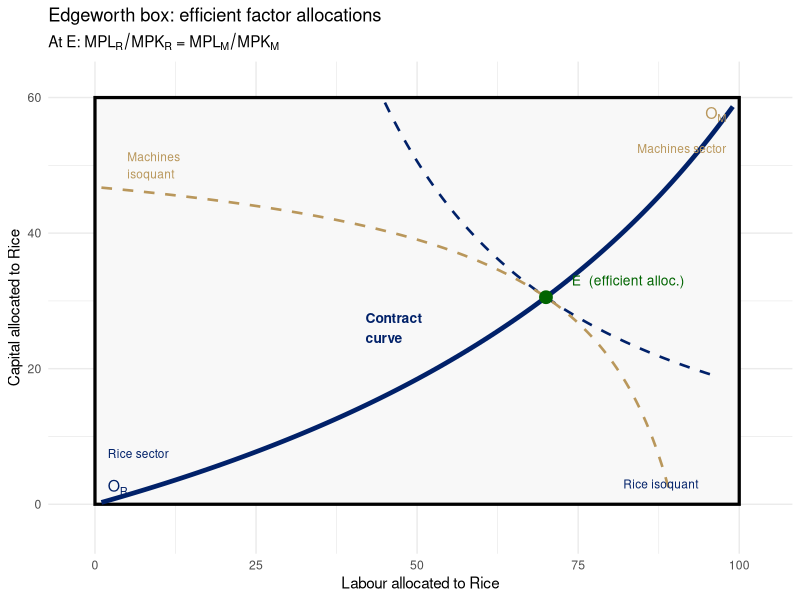
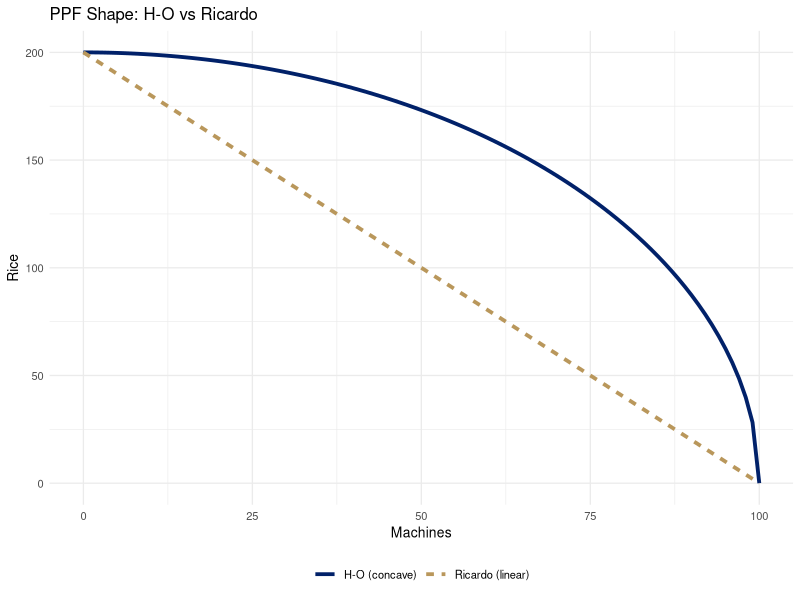
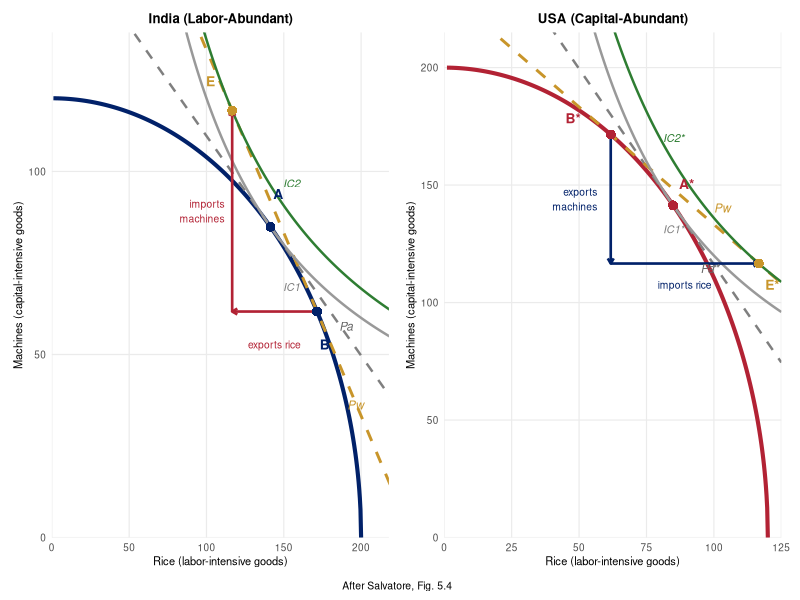
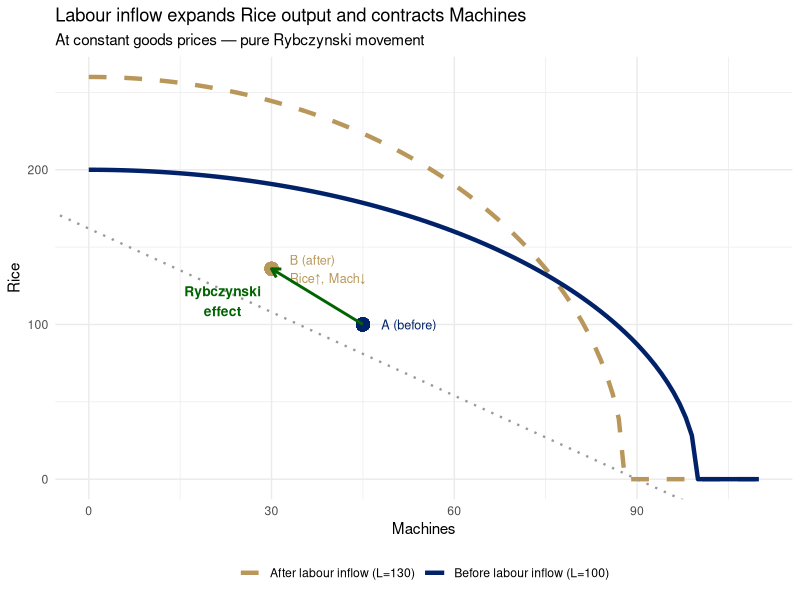
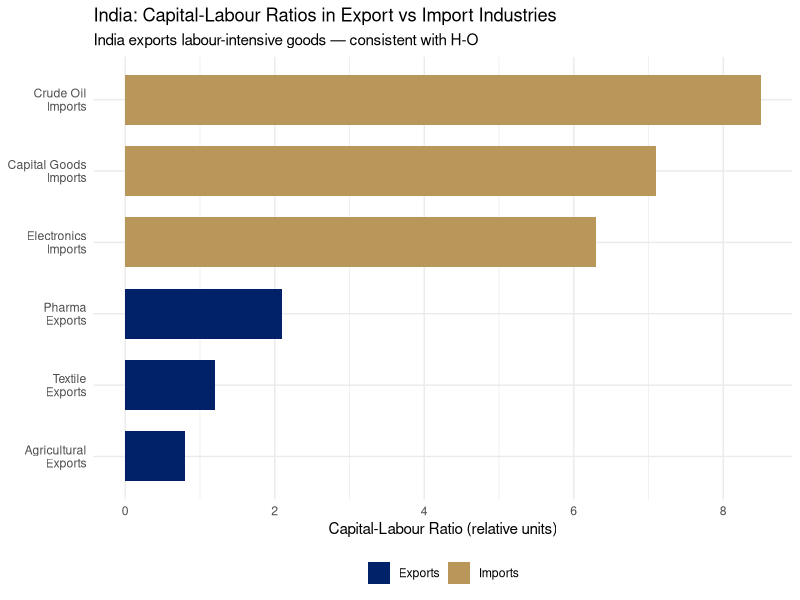
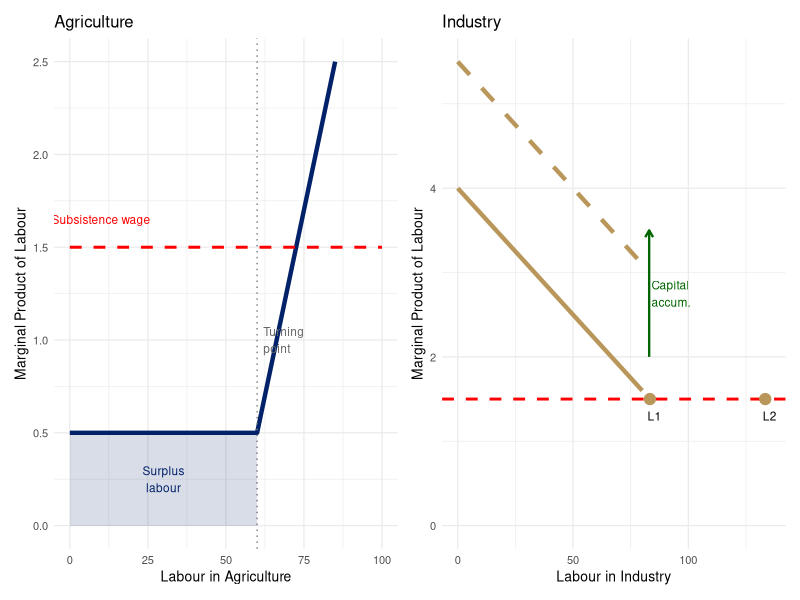

Write the R code that produced these figures, in order.
## ---- chunk 1
#| label: setup
#| include: false
library(ggplot2)
library(patchwork)
library(dplyr)
library(scales)
options(scipen=999)
theme_set(theme_minimal(base_size=11))
knitr::opts_chunk$set(echo = knitr::is_html_output())
## ---- chunk 2
#| label: fig-edgeworth
#| fig-cap: "Edgeworth Box: Efficient Factor Allocation Between Rice and Machines\nSource: Author's illustration."
#| fig-width: 7
#| fig-height: 5
library(ggplot2)

# Box: total Labour = 100, total Capital = 60
# Rice:     Q_R = L_R^0.6 * K_R^0.4  (labour-intensive)
# Machines: Q_M = L_M^0.4 * K_M^0.6  (capital-intensive)
# Contract curve from MRTS_R = MRTS_M:
#   (0.6/0.4)*(K_R/L_R) = (0.4/0.6)*(K_M/L_M)
#   =>  K_R = 240*L_R / (900 - 5*L_R)
L_cc <- seq(1, 99, by = 0.5)
K_cc <- 240 * L_cc / (900 - 5 * L_cc)

# Point E at L_R = 70: visually centred (70% of L-axis, ~51% of K-axis)
L_E <- 70
K_E <- 240 * L_E / (900 - 5 * L_E)   # = 16800/550 ≈ 30.5

# Rice isoquant through E
Q_R_E <- L_E^0.6 * K_E^0.4
iL_R  <- seq(45, 97, by = 0.5)
iK_R  <- (Q_R_E / iL_R^0.6)^(1 / 0.4)
df_R  <- subset(data.frame(L = iL_R, K = iK_R), K >= 0 & K <= 60)

# Machines isoquant through E (drawn in original coords)
# E in machine coords: L_M = 30, K_M ≈ 29.5
Q_M_E <- (100 - L_E)^0.4 * (60 - K_E)^0.6
iLM   <- seq(11, 99, by = 0.5)
iKM   <- (Q_M_E / iLM^0.4)^(1 / 0.6)
df_M  <- subset(data.frame(L = 100 - iLM, K = 60 - iKM),
                K >= 0 & K <= 60 & L >= 0 & L <= 100)

ggplot() +
  annotate("rect", xmin = 0, xmax = 100, ymin = 0, ymax = 60,
           fill = "#f8f8f8", color = "black", linewidth = 1.1) +
  # Isoquants
  geom_line(data = df_R, aes(x = L, y = K),
            color = "#012169", linewidth = 0.9, linetype = "dashed") +
  geom_line(data = df_M, aes(x = L, y = K),
            color = "#B9975B", linewidth = 0.9, linetype = "dashed") +
  # Contract curve
  geom_line(data = data.frame(L = L_cc, K = K_cc), aes(x = L, y = K),
            color = "#012169", linewidth = 1.6) +
  # Efficient allocation E
  geom_point(aes(x = L_E, y = K_E), size = 4, color = "darkgreen") +
  annotate("text", x = 74, y = 33, hjust = 0, size = 3.5,
           label = "E  (efficient alloc.)", color = "darkgreen") +
  # Rice origin
  annotate("text", x = 2, y = 2.5, hjust = 0, size = 4, fontface = "bold",
           label = "O[R]", parse = TRUE, color = "#012169") +
  annotate("text", x = 2, y = 7.5, hjust = 0, size = 3,
           label = "Rice sector", color = "#012169") +
  # Machines origin
  annotate("text", x = 98, y = 57.5, hjust = 1, size = 4, fontface = "bold",
           label = "O[M]", parse = TRUE, color = "#B9975B") +
  annotate("text", x = 98, y = 52.5, hjust = 1, size = 3,
           label = "Machines sector", color = "#B9975B") +
  # Isoquant labels
  annotate("text", x = 82, y = 3, hjust = 0, size = 3,
           label = "Rice isoquant", color = "#012169") +
  annotate("text", x = 5, y = 50, hjust = 0, size = 3,
           label = "Machines\nisoquant", color = "#B9975B") +
  # Contract curve label
  annotate("text", x = 42, y = 26, hjust = 0, size = 3.5, fontface = "bold",
           label = "Contract\ncurve", color = "#012169") +
  labs(
    title    = "Edgeworth box: efficient factor allocations",
    subtitle = expression(paste("At E: ", MPL[R]/MPK[R], " = ", MPL[M]/MPK[M])),
    x        = "Labour allocated to Rice",
    y        = "Capital allocated to Rice"
  ) +
  coord_cartesian(xlim = c(-2, 103), ylim = c(-4, 62)) +
  theme_minimal(base_size = 11)
## ---- chunk 3
#| fig-width: 5
#| fig-height: 4
library(ggplot2)

M_seq <- seq(0, 100, by=1)
R_HO  <- 200 * sqrt(1 - (M_seq/100)^2)  # concave (H-O)
R_Ric <- 200 - 2*M_seq                    # linear (Ricardo)
R_Ric <- pmax(0, R_Ric)

df_ppf2 <- data.frame(
  M = c(M_seq, M_seq),
  R = c(R_HO, R_Ric),
  model = rep(c("H-O (concave)", "Ricardo (linear)"), each=101)
)

ggplot(df_ppf2, aes(x=M, y=R, color=model, linetype=model)) +
  geom_line(linewidth=1.3) +
  scale_color_manual(values=c("H-O (concave)"="#012169",
                               "Ricardo (linear)"="#B9975B")) +
  labs(title="PPF Shape: H-O vs Ricardo",
       x="Machines", y="Rice", color=NULL, linetype=NULL) +
  theme_minimal(base_size=10) +
  theme(legend.position="bottom")
## ---- chunk 4
#| label: fig-ho-welfare
#| fig-cap: "Basis for and Gains from Trade: H-O Model (after Salvatore, Fig. 5.4)"
#| fig-width: 9.5
#| fig-height: 4.2
#| out-width: "100%"
library(ggplot2)
library(patchwork)

# Shared theme
th <- theme_minimal(base_size = 9) +
  theme(panel.grid.minor = element_blank(),
        plot.title = element_text(hjust = 0.5, face = "bold", size = 9.5),
        axis.title = element_text(size = 8),
        plot.margin = margin(4, 8, 4, 4))

# ── Coordinates (Salvatore Fig 5.4 convention: X = Rice, Y = Machines)
# India PPF: M = 120√(1-(R/200)²), k=M0/R0=0.6  → Pa slope = -0.6
# USA   PPF: M = 200√(1-(R/120)²), k=M0/R0=5/3  → Pa* slope = -5/3
# Pw = -1 lies between Pa and Pa* → basis for trade
# U = R*M (equal-weight Cobb-Douglas): IC1 tangent to Pa at A; IC2 tangent to Pw at E
#
# India A: |PPF slope|=0.6 → M=0.36R on PPF → R=200/√2≈141.4, M=120/√2≈84.9
# India B: |PPF slope|=1   → M=0.36R on PPF → R_B²=14400/0.4896 → R≈171.5, M≈61.7
# Pw_c = R_B + M_B ≈ 233.2  →  E = (Pw_c/2, Pw_c/2) ≈ (116.6, 116.6)
# USA (symmetric): A*=(84.9,141.4), B*=(61.7,171.5), E*=(116.6,116.6)
# Tangency checks: IC1 slope at A = -U1/A_R² = -12000/141.4² ≈ -0.6 = Pa ✓
#                  IC2 slope at E = -U2/E_R² = -13596/116.6² ≈ -1.0 = Pw ✓
#                  E_M=116.6 < India max M=120 ✓; E_R=116.6 < USA max R=120 ✓

A_R  <- 200 / sqrt(2)              # India autarky A ≈ (141.4, 84.9)
A_M  <- 120 / sqrt(2)
B_R  <- sqrt(14400 / 0.4896)       # India production B ≈ (171.5, 61.7)
B_M  <- 0.36 * B_R
Pw_c <- B_R + B_M                  # World price line intercept ≈ 233.2
E_R  <- Pw_c / 2                   # India/USA consumption ≈ (116.6, 116.6)
E_M  <- Pw_c / 2
U1   <- A_R * A_M                  # IC1 ≈ 12000 (autarky welfare)
U2   <- E_R * E_M                  # IC2 ≈ 13596 (trade welfare)

As_R <- A_M;  As_M <- A_R         # USA autarky A* ≈ (84.9, 141.4)
Bs_R <- B_M;  Bs_M <- B_R         # USA production B* ≈ (61.7, 171.5)

ri <- seq(1, 220, len = 800)
ru <- seq(1, 125, len = 800)

# ── India panel ───────────────────────────────────────────────────────────────
p_india <- ggplot() +
  # PPF
  geom_line(data = data.frame(R = seq(1, 200, len = 500),
                              M = 120*sqrt(1-(seq(1,200,len=500)/200)^2)),
            aes(R, M), color = "#012169", linewidth = 1.4) +
  # Pa (slope -0.6, tangent to PPF and IC1 at A)
  geom_line(data = data.frame(R = ri,
                              M = pmax(0, A_M + 0.6*(A_R - ri))),
            aes(R, M), color = "grey50", linewidth = 0.85, linetype = "dashed") +
  # Pw (slope -1, world price line through B and E)
  geom_line(data = data.frame(R = ri, M = pmax(0, Pw_c - ri)),
            aes(R, M), color = "#C8952A", linewidth = 1.0, linetype = "dashed") +
  # IC1 (autarky welfare, tangent to Pa at A)
  geom_line(data = data.frame(R = ri, M = U1/ri), aes(R, M),
            color = "grey60", linewidth = 0.85, linetype = "solid") +
  # IC2 (trade welfare, tangent to Pw at E)
  geom_line(data = data.frame(R = ri, M = U2/ri), aes(R, M),
            color = "#2E7D32", linewidth = 0.85, linetype = "solid") +
  # Trade triangle: B → (E_R, B_M) → E
  annotate("segment", x=B_R, xend=E_R, y=B_M, yend=B_M,
           color="#B22234", linewidth=0.9,
           arrow=arrow(length=unit(0.15,"cm"), ends="last")) +
  annotate("segment", x=E_R, xend=E_R, y=B_M, yend=E_M,
           color="#B22234", linewidth=0.9,
           arrow=arrow(length=unit(0.15,"cm"), ends="last")) +
  # Key points
  geom_point(aes(A_R, A_M), color = "#012169", size = 3.0, shape=16) +
  geom_point(aes(B_R, B_M), color = "#012169", size = 3.0, shape=16) +
  geom_point(aes(E_R, E_M), color = "#C8952A", size = 3.0, shape=16) +
  # Point labels
  annotate("text", x=A_R+5,  y=A_M+9,  label="A",  fontface="bold", size=3.5, color="#012169") +
  annotate("text", x=B_R+5,  y=B_M-9,  label="B",  fontface="bold", size=3.5, color="#012169") +
  annotate("text", x=E_R-14, y=E_M+8,  label="E",  fontface="bold", size=3.5, color="#C8952A") +
  # Price line labels
  annotate("text", x=195, y=pmax(1, A_M+0.6*(A_R-195))+5,
           label="Pa", size=3.0, color="grey40", hjust=1, fontface="italic") +
  annotate("text", x=202, y=pmax(1, Pw_c-202)+5,
           label="Pw", size=3.0, color="#C8952A", hjust=1, fontface="italic") +
  # IC labels
  annotate("text", x=155, y=U2/155+9,  label="IC2", size=2.8, color="#2E7D32", fontface="italic") +
  annotate("text", x=155, y=U1/155-9,  label="IC1", size=2.8, color="grey50", fontface="italic") +
  # Trade arrow labels
  annotate("text", x=(B_R+E_R)/2, y=B_M-9,
           label="exports rice", size=2.6, hjust=0.5, color="#B22234") +
  annotate("text", x=E_R-5, y=(B_M+E_M)/2,
           label="imports\nmachines", size=2.6, hjust=1, color="#B22234") +
  scale_x_continuous(expand=c(0,0)) +
  scale_y_continuous(expand=c(0,0)) +
  coord_cartesian(xlim=c(0, 218), ylim=c(0, 138)) +
  labs(title="India (Labor-Abundant)",
       x="Rice (labor-intensive goods)", y="Machines (capital-intensive goods)") + th

# ── USA panel ─────────────────────────────────────────────────────────────────
p_usa <- ggplot() +
  # PPF
  geom_line(data = data.frame(R = seq(1, 120, len = 500),
                              M = 200*sqrt(1-(seq(1,120,len=500)/120)^2)),
            aes(R, M), color = "#B22234", linewidth = 1.4) +
  # Pa* (slope -5/3, tangent to PPF and IC1 at A*)
  geom_line(data = data.frame(R = ru,
                              M = pmax(0, As_M + (5/3)*(As_R - ru))),
            aes(R, M), color = "grey50", linewidth = 0.85, linetype = "dashed") +
  # Pw (slope -1, same world price)
  geom_line(data = data.frame(R = ru, M = pmax(0, Pw_c - ru)),
            aes(R, M), color = "#C8952A", linewidth = 1.0, linetype = "dashed") +
  # IC1* (autarky welfare, tangent to Pa* at A*)
  geom_line(data = data.frame(R = ru, M = U1/ru), aes(R, M),
            color = "grey60", linewidth = 0.85, linetype = "solid") +
  # IC2* (trade welfare, tangent to Pw at E*)
  geom_line(data = data.frame(R = ru, M = U2/ru), aes(R, M),
            color = "#2E7D32", linewidth = 0.85, linetype = "solid") +
  # Trade triangle: B* → (Bs_R, E_M) → E*
  annotate("segment", x=Bs_R, xend=Bs_R, y=Bs_M, yend=E_M,
           color="#012169", linewidth=0.9,
           arrow=arrow(length=unit(0.15,"cm"), ends="last")) +
  annotate("segment", x=Bs_R, xend=E_R, y=E_M, yend=E_M,
           color="#012169", linewidth=0.9,
           arrow=arrow(length=unit(0.15,"cm"), ends="last")) +
  # Key points
  geom_point(aes(As_R, As_M), color = "#B22234", size = 3.0, shape=16) +
  geom_point(aes(Bs_R, Bs_M), color = "#B22234", size = 3.0, shape=16) +
  geom_point(aes(E_R,  E_M),  color = "#C8952A", size = 3.0, shape=16) +
  # Point labels
  annotate("text", x=As_R+5,  y=As_M+9,  label="A*", fontface="bold", size=3.5, color="#B22234") +
  annotate("text", x=Bs_R-14, y=Bs_M+7,  label="B*", fontface="bold", size=3.5, color="#B22234") +
  annotate("text", x=E_R+5,   y=E_M-9,   label="E*", fontface="bold", size=3.5, color="#C8952A") +
  # Price line labels
  annotate("text", x=95, y=pmax(1, As_M+(5/3)*(As_R-95))-10,
           label="Pa*", size=3.0, color="grey40", hjust=0, fontface="italic") +
  annotate("text", x=100, y=pmax(1, Pw_c-100)+7,
           label="Pw", size=3.0, color="#C8952A", hjust=0, fontface="italic") +
  # IC labels
  annotate("text", x=85, y=U2/85+10,  label="IC2*", size=2.8, color="#2E7D32", fontface="italic") +
  annotate("text", x=85, y=U1/85-10,  label="IC1*", size=2.8, color="grey50", fontface="italic") +
  # Trade arrow labels
  annotate("text", x=Bs_R-5, y=(Bs_M+E_M)/2,
           label="exports\nmachines", size=2.6, hjust=1, color="#012169") +
  annotate("text", x=(Bs_R+E_R)/2, y=E_M-9,
           label="imports rice", size=2.6, hjust=0.5, color="#012169") +
  scale_x_continuous(expand=c(0,0)) +
  scale_y_continuous(expand=c(0,0)) +
  coord_cartesian(xlim=c(0, 125), ylim=c(0, 215)) +
  labs(title="USA (Capital-Abundant)",
       x="Rice (labor-intensive goods)", y="Machines (capital-intensive goods)") + th

# ── Combine with patchwork ────────────────────────────────────────────────────
p_india + p_usa +
  plot_annotation(
    caption = "After Salvatore, Fig. 5.4",
    theme = theme(plot.caption = element_text(hjust = 0.5, size = 7.5))
  )
## ---- chunk 5
#| label: fig-rybczynski
#| fig-cap: "Rybczynski Effect: Labour Inflow Shifts PPF\nSource: Author's illustration."
#| fig-width: 7
#| fig-height: 5
library(ggplot2)

M_seq       <- seq(0, 110, by=1)
rice_before <- pmax(0, 200 * sqrt(pmax(0, 1 - (M_seq/100)^2)))
rice_after  <- pmax(0, 260 * sqrt(pmax(0, 1 - (M_seq/88)^2)))

df_ryb <- data.frame(
  M    = c(M_seq, M_seq),
  Rice = c(rice_before, rice_after),
  period = rep(c("Before labour inflow (L=100)",
                 "After labour inflow (L=130)"), each=length(M_seq))
)

ggplot(df_ryb, aes(x=M, y=Rice, color=period, linetype=period)) +
  geom_line(linewidth=1.5) +
  # Price line (slope = constant P_R/P_M)
  geom_abline(slope=-1.8, intercept=162, color="grey60",
              linetype="dotted", linewidth=0.8) +
  # Point A (before)
  geom_point(aes(x=45, y=100), inherit.aes=FALSE,
             color="#012169", size=4) +
  annotate("text", x=48, y=100, label="A (before)",
           hjust=0, size=3.2, color="#012169") +
  # Point B (after) — same price line, more Rice, less M
  geom_point(aes(x=30, y=136), inherit.aes=FALSE,
             color="#B9975B", size=4) +
  annotate("text", x=33, y=136, label="B (after)\nRice↑, Mach↓",
           hjust=0, size=3.2, color="#B9975B") +
  annotate("segment", x=45, y=100, xend=30, yend=136,
           arrow=arrow(length=unit(0.25,"cm")),
           color="darkgreen", linewidth=1) +
  annotate("text", x=22, y=115,
           label="Rybczynski\neffect", color="darkgreen",
           size=3.5, hjust=0.5, fontface="bold") +
  scale_color_manual(values=c(
    "Before labour inflow (L=100)"="#012169",
    "After labour inflow (L=130)" ="#B9975B")) +
  scale_linetype_manual(values=c(
    "Before labour inflow (L=100)"="solid",
    "After labour inflow (L=130)" ="dashed")) +
  labs(title="Labour inflow expands Rice output and contracts Machines",
       subtitle="At constant goods prices — pure Rybczynski movement",
       x="Machines", y="Rice", color=NULL, linetype=NULL) +
  theme_minimal(base_size=11) +
  theme(legend.position="bottom")
## ---- chunk 6
#| label: fig-leontief
#| fig-cap: "Factor Intensity of India's Exports vs Imports (illustrative)\nSource: Author's illustration based on DGCI&S / World Bank data."
#| fig-width: 8
#| fig-height: 4.5
library(ggplot2)

df_leo <- data.frame(
  category = c("Agricultural\nExports", "Textile\nExports",
                "Pharma\nExports", "Capital Goods\nImports",
                "Electronics\nImports", "Crude Oil\nImports"),
  KL_ratio = c(0.8, 1.2, 2.1, 7.1, 6.3, 8.5),
  type = c("Exports","Exports","Exports","Imports","Imports","Imports")
)
df_leo$category <- factor(df_leo$category,
                           levels=df_leo$category[order(df_leo$KL_ratio)])

ggplot(df_leo, aes(x=category, y=KL_ratio, fill=type)) +
  geom_col(width=0.7) +
  scale_fill_manual(values=c("Exports"="#012169", "Imports"="#B9975B")) +
  coord_flip() +
  labs(title="India: Capital-Labour Ratios in Export vs Import Industries",
       subtitle="India exports labour-intensive goods — consistent with H-O",
       x=NULL, y="Capital-Labour Ratio (relative units)", fill=NULL) +
  theme_minimal(base_size=11) +
  theme(legend.position="bottom")
## ---- chunk 7
#| label: fig-lewis
#| fig-cap: "Lewis Model: Surplus Labour Transfer and Structural Transformation\nSource: Author's illustration after Lewis (1954)."
#| fig-width: 9
#| fig-height: 5
library(ggplot2)
library(patchwork)

# Agriculture: flat MPL (surplus labour) then rising
L_agri <- seq(0, 100, by=1)
MPL_agri <- ifelse(L_agri <= 60, 0.5, 0.5 + 0.08*(L_agri - 60))
subsistence <- rep(1.5, 101)

p_agri <- ggplot(data.frame(L=L_agri, MPL=MPL_agri, sub=subsistence)) +
  geom_line(aes(x=L, y=MPL), color="#012169", linewidth=1.5) +
  geom_line(aes(x=L, y=sub), color="red", linewidth=1, linetype="dashed") +
  geom_vline(xintercept=60, linetype="dotted", color="grey50") +
  annotate("text", x=62, y=1.0,
           label="Turning\npoint", size=3, color="grey40", hjust=0) +
  annotate("text", x=10, y=1.65,
           label="Subsistence wage", color="red", size=3) +
  annotate("rect", xmin=0, xmax=60, ymin=0, ymax=0.5,
           alpha=0.15, fill="#012169") +
  annotate("text", x=30, y=0.25,
           label="Surplus\nlabour", size=3, color="#012169", hjust=0.5) +
  labs(title="Agriculture",
       x="Labour in Agriculture", y="Marginal Product of Labour") +
  theme_minimal(base_size=10) +
  ylim(0, 2.5)

# Industry: upward-sloping demand for labour
L_ind <- seq(0, 80, by=1)
MPL_ind0 <- 4.0 - 0.03*L_ind   # initial
MPL_ind1 <- 5.5 - 0.03*L_ind   # after capital accumulation

p_ind <- ggplot() +
  geom_line(data=data.frame(L=L_ind, MPL=MPL_ind0),
            aes(x=L, y=MPL), color="#B9975B", linewidth=1.5) +
  geom_line(data=data.frame(L=L_ind, MPL=MPL_ind1),
            aes(x=L, y=MPL), color="#B9975B", linewidth=1.5, linetype="dashed") +
  geom_hline(yintercept=1.5, color="red", linetype="dashed", linewidth=1) +
  annotate("segment", x=83, y=2.0, xend=83, yend=3.5,
           arrow=arrow(length=unit(0.2,"cm")),
           color="darkgreen", linewidth=0.8) +
  annotate("text", x=84, y=2.75, label="Capital\naccum.", size=3,
           color="darkgreen", hjust=0) +
  geom_point(aes(x=(4.0-1.5)/0.03, y=1.5), size=3.5, color="#B9975B") +
  geom_point(aes(x=(5.5-1.5)/0.03, y=1.5), size=3.5, color="#B9975B") +
  annotate("text", x=(4.0-1.5)/0.03 + 2, y=1.3,
           label="L1", size=3) +
  annotate("text", x=(5.5-1.5)/0.03 + 2, y=1.3,
           label="L2", size=3) +
  labs(title="Industry",
       x="Labour in Industry", y="Marginal Product of Labour") +
  theme_minimal(base_size=10) +
  ylim(0, 5.5)

p_agri + p_ind
